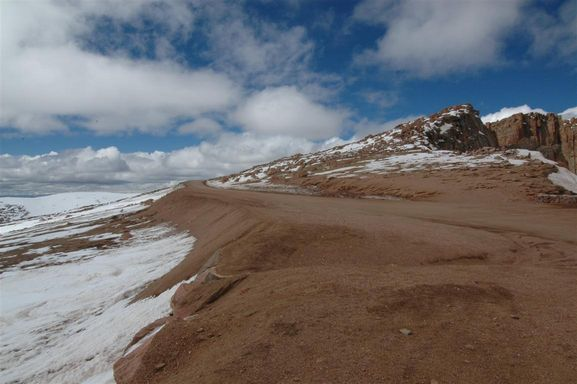
//> input picture SLAM_Fall_2018/TwoViewGeometry/data/hill01.jpg, 577 x 384 px
$ ./image_stitching   (built with g++ and OpenCV 4)
//> lines starting //> are read from the running program, lines starting //| are printed output that depends on the picture
#include "opencv_all.hpp"

int main(void)
{
    // Load two images (c.f. We assume that two images have the same size and type)
    cv::Mat image1 = cv::imread("data/hill01.jpg");
//> image1 is the input picture: 384 rows x 577 cols, CV_8UC3; mean B, G, R 112.4, 110.4, 113
    cv::Mat image2 = cv::imread("data/hill02.jpg");
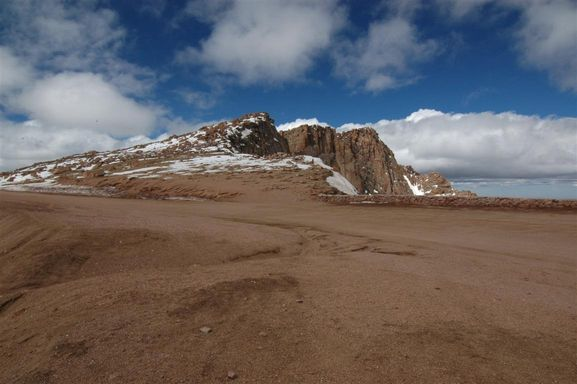
//> input picture SLAM_Fall_2018/TwoViewGeometry/data/hill02.jpg, 577 x 384 px
//> image2 is the input picture: 384 rows x 577 cols, CV_8UC3; mean B, G, R 98.3, 98.4, 105.1
    if (image1.empty() || image2.empty()) return -1;

    // Retrieve matching points
    cv::Mat gray1, gray2;
    if (image1.channels() > 1)
    {
        cv::cvtColor(image1, gray1, CV_RGB2GRAY);
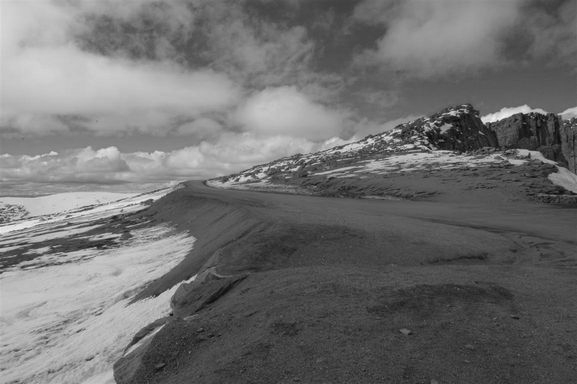
//> gray1: 384 rows x 577 cols, CV_8UC1; min 6, max 244, mean 111.3
        cv::cvtColor(image2, gray2, CV_RGB2GRAY);
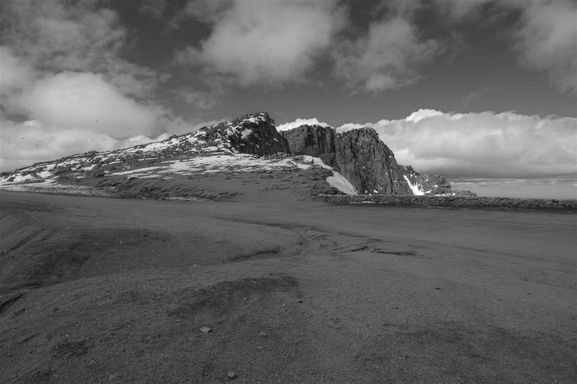
//> gray2: 384 rows x 577 cols, CV_8UC1; min 9, max 254, mean 99.2
    }
    else
    {
        gray1 = image1.clone();
        gray2 = image2.clone();
    }
//> (the run ends here: the program needs code that is not available in this run, at `cv::Ptr<cv::FeatureDetector> detector = cv::xfeatures2d::SURF::create();`)
